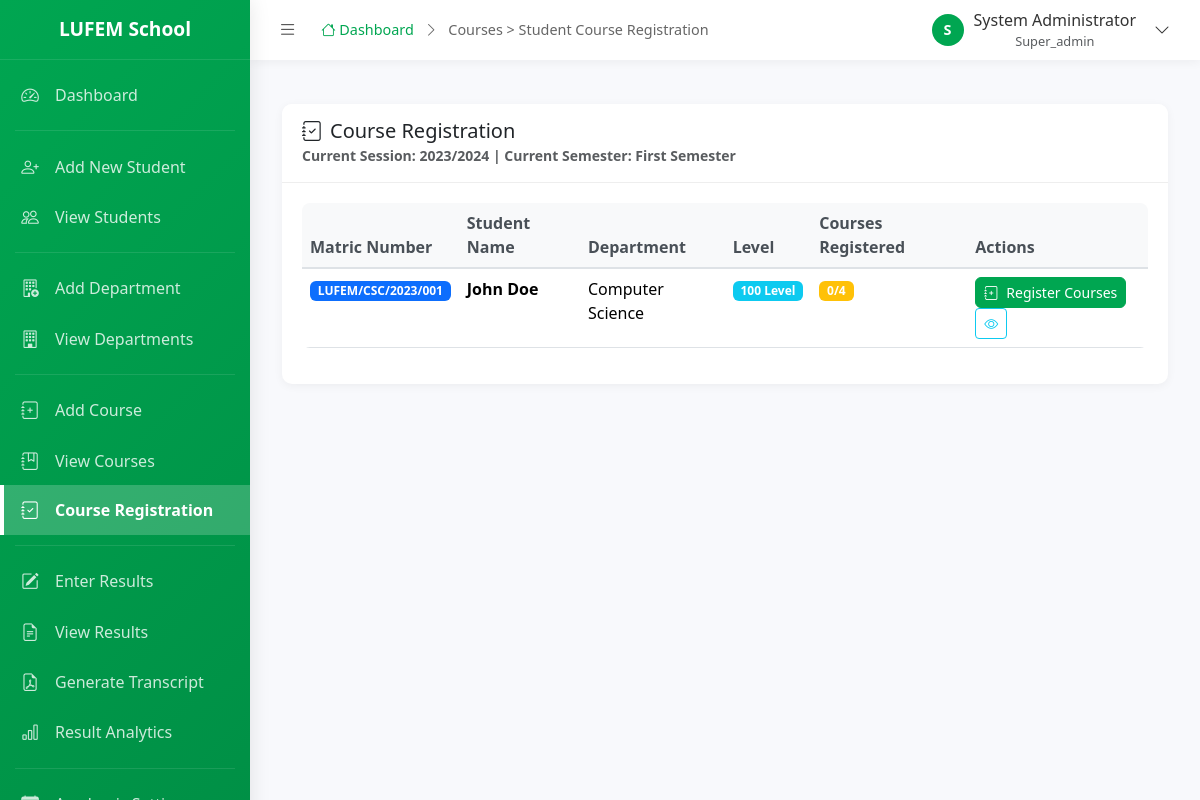
/admin/courses/registration.php (signed in), run on the app's committed database.
### tables this page shows
CREATE TABLE `institutions` (
  `institution_id` int(11) NOT NULL AUTO_INCREMENT,
  `institution_name` varchar(255) NOT NULL,
  `institution_code` varchar(20) NOT NULL,
  `address` text,
  `phone` varchar(20),
  `email` varchar(100),
  `website` varchar(100),
  `logo_path` varchar(255),
  `primary_color` varchar(7) DEFAULT '#00A651',
  `secondary_color` varchar(7) DEFAULT '#FFFFFF',
  `is_active` tinyint(1) DEFAULT 1,
  `created_at` timestamp NOT NULL DEFAULT CURRENT_TIMESTAMP,
  `updated_at` timestamp NOT NULL DEFAULT CURRENT_TIMESTAMP ON UPDATE CURRENT_TIMESTAMP,
  PRIMARY KEY (`institution_id`),
  UNIQUE KEY `institution_code` (`institution_code`)
);

CREATE TABLE `users` (
  `user_id` int(11) NOT NULL AUTO_INCREMENT,
  `institution_id` int(11) NOT NULL,
  `username` varchar(50) NOT NULL,
  `password` varchar(255) NOT NULL,
  `email` varchar(100),
  `full_name` varchar(255) NOT NULL,
  `role` enum('super_admin','admin','student') NOT NULL DEFAULT 'student',
  `is_active` tinyint(1) DEFAULT 1,
  `last_login` timestamp NULL DEFAULT NULL,
  `created_at` timestamp NOT NULL DEFAULT CURRENT_TIMESTAMP,
  `updated_at` timestamp NOT NULL DEFAULT CURRENT_TIMESTAMP ON UPDATE CURRENT_TIMESTAMP,
  PRIMARY KEY (`user_id`),
  UNIQUE KEY `username` (`username`),
  KEY `institution_id` (`institution_id`),
  FOREIGN KEY (`institution_id`) REFERENCES `institutions` (`institution_id`) ON DELETE CASCADE
);

CREATE TABLE `sessions` (
  `session_id` int(11) NOT NULL AUTO_INCREMENT,
  `institution_id` int(11) NOT NULL,
  `session_name` varchar(50) NOT NULL,
  `start_date` date NOT NULL,
  `end_date` date NOT NULL,
  `is_current` tinyint(1) DEFAULT 0,
  `is_active` tinyint(1) DEFAULT 1,
  `created_at` timestamp NOT NULL DEFAULT CURRENT_TIMESTAMP,
  PRIMARY KEY (`session_id`),
  KEY `institution_id` (`institution_id`),
  FOREIGN KEY (`institution_id`) REFERENCES `institutions` (`institution_id`) ON DELETE CASCADE
);

CREATE TABLE `semesters` (
  `semester_id` int(11) NOT NULL AUTO_INCREMENT,
  `institution_id` int(11) NOT NULL,
  `semester_name` varchar(50) NOT NULL,
  `semester_order` int(11) NOT NULL,
  `is_current` tinyint(1) DEFAULT 0,
  `is_active` tinyint(1) DEFAULT 1,
  `created_at` timestamp NOT NULL DEFAULT CURRENT_TIMESTAMP,
  PRIMARY KEY (`semester_id`),
  KEY `institution_id` (`institution_id`),
  FOREIGN KEY (`institution_id`) REFERENCES `institutions` (`institution_id`) ON DELETE CASCADE
);

CREATE TABLE `students` (
  `student_id` int(11) NOT NULL AUTO_INCREMENT,
  `institution_id` int(11) NOT NULL,
  `user_id` int(11),
  `matric_number` varchar(50) NOT NULL,
  `first_name` varchar(100) NOT NULL,
  `last_name` varchar(100) NOT NULL,
  `middle_name` varchar(100),
  `email` varchar(100),
  `phone` varchar(20),
  `date_of_birth` date,
  `gender` enum('Male','Female') NOT NULL,
  `address` text,
  `department_id` int(11) NOT NULL,
  `level_id` int(11) NOT NULL,
  `admission_session` varchar(20),
  `admission_date` date,
  `graduation_date` date,
  `status` enum('Active','Graduated','Suspended','Withdrawn') DEFAULT 'Active',
  `profile_picture` varchar(255),
  `created_at` timestamp NOT NULL DEFAULT CURRENT_TIMESTAMP,
  `updated_at` timestamp NOT NULL DEFAULT CURRENT_TIMESTAMP ON UPDATE CURRENT_TIMESTAMP,
  PRIMARY KEY (`student_id`),
  UNIQUE KEY `matric_number` (`matric_number`),
  KEY `institution_id` (`institution_id`),
  KEY `user_id` (`user_id`),
  KEY `department_id` (`department_id`),
  KEY `level_id` (`level_id`),
  FOREIGN KEY (`institution_id`) REFERENCES `institutions` (`institution_id`) ON DELETE CASCADE,
  FOREIGN KEY (`user_id`) REFERENCES `users` (`user_id`) ON DELETE SET NULL,
  FOREIGN KEY (`department_id`) REFERENCES `departments` (`department_id`) ON DELETE RESTRICT ON UPDATE CASCADE,
  FOREIGN KEY (`level_id`) REFERENCES `levels` (`level_id`) ON DELETE RESTRICT ON UPDATE CASCADE
);

CREATE TABLE `departments` (
  `department_id` int(11) NOT NULL AUTO_INCREMENT,
  `institution_id` int(11) NOT NULL,
  `department_name` varchar(255) NOT NULL,
  `department_code` varchar(20) NOT NULL,
  `hod_name` varchar(255),
  `description` text,
  `is_active` tinyint(1) DEFAULT 1,
  `created_at` timestamp NOT NULL DEFAULT CURRENT_TIMESTAMP,
  `updated_at` timestamp NOT NULL DEFAULT CURRENT_TIMESTAMP ON UPDATE CURRENT_TIMESTAMP,
  PRIMARY KEY (`department_id`),
  UNIQUE KEY `dept_code_institution` (`department_code`, `institution_id`),
  KEY `institution_id` (`institution_id`),
  FOREIGN KEY (`institution_id`) REFERENCES `institutions` (`institution_id`) ON DELETE CASCADE
);

CREATE TABLE `levels` (
  `level_id` int(11) NOT NULL AUTO_INCREMENT,
  `institution_id` int(11) NOT NULL,
  `level_name` varchar(50) NOT NULL,
  `level_order` int(11) NOT NULL,
  `description` text,
  `is_active` tinyint(1) DEFAULT 1,
  `created_at` timestamp NOT NULL DEFAULT CURRENT_TIMESTAMP,
  PRIMARY KEY (`level_id`),
  KEY `institution_id` (`institution_id`),
  FOREIGN KEY (`institution_id`) REFERENCES `institutions` (`institution_id`) ON DELETE CASCADE
);

### admin/courses/registration.php (the view, shortened to what the rows shown need)
<?php
require_once '../../includes/functions.php';
$db = new Database();
$institution_id = get_institution_id();
$current_session = get_current_session($institution_id);
$current_semester = get_current_semester($institution_id);
$db->query("SELECT s.student_id, s.matric_number, s.first_name, s.last_name,
            d.department_name, l.level_name,
            (SELECT COUNT(*) FROM course_registrations cr
             WHERE cr.student_id = s.student_id
             AND cr.session_id = :session_id
             AND cr.semester_id = :semester_id) as registered_courses,
            (SELECT COUNT(*) FROM courses c
             WHERE c.department_id = s.department_id
             AND c.is_active = 1) as available_courses
            FROM students s
            JOIN departments d ON s.department_id = d.department_id
            JOIN levels l ON s.level_id = l.level_id
            WHERE s.institution_id = :institution_id
            AND s.status = 'Active'
            ORDER BY s.matric_number");
$db->bind(':institution_id', $institution_id);
$db->bind(':session_id', $current_session['session_id']);
$db->bind(':semester_id', $current_semester['semester_id']);
$all_students = $db->resultSet();
include_once '../includes/header.php';
?>
<div class="container-fluid py-4">
    <div class="row">
        <div class="col-12">
            <div class="card">
                <div class="card-header">
                    <small class="text-muted">
                        Current Session: <strong><?php echo $current_session['session_name']; ?></strong> |
                        Current Semester: <strong><?php echo $current_semester['semester_name']; ?></strong>
                    </small>
                </div>
                <div class="card-body">
                    <?php if (empty($all_students)): ?>
                        <div class="text-center py-5">
                            <i class="bi bi-people display-1 text-muted"></i>
                            <h4 class="text-muted mt-3">No Students Found</h4>
                            <p class="text-muted">No active students found in the system.</p>
                            <a href="../students/add.php" class="btn btn-primary">
                                <i class="bi bi-person-plus me-2"></i>Add New Student
                            </a>
                        </div>
                    <?php else: ?>
                        <div class="table-responsive">
                            <table class="table table-hover">
                                <thead class="table-light">
                                    <tr>
                                        <th>Matric Number</th>
                                        <th>Student Name</th>
                                        <th>Department</th>
                                        <th>Level</th>
                                        <th>Courses Registered</th>
                                        <th>Actions</th>
                                    </tr>
                                </thead>
                                <tbody>
                                    <?php foreach ($all_students as $student): ?>
                                        <tr>
                                            <td>
                                                <span class="badge bg-primary"><?php echo htmlspecialchars($student['matric_number']); ?></span>
                                            </td>
                                            <td>
                                                <strong><?php echo htmlspecialchars($student['first_name'] . ' ' . $student['last_name']); ?></strong>
                                            </td>
                                            <td><?php echo htmlspecialchars($student['department_name']); ?></td>
                                            <td>
                                                <span class="badge bg-info"><?php echo htmlspecialchars($student['level_name']); ?></span>
                                            </td>
                                            <td>
                                                <span class="badge bg-<?php echo $student['registered_courses'] > 0 ? 'success' : 'warning'; ?>">
                                                    <?php echo $student['registered_courses']; ?>/<?php echo $student['available_courses']; ?>
                                                </span>
                                            </td>
                                            <td>
                                                <button class="btn btn-primary btn-sm"
                                                        onclick="registerCourses(<?php echo $student['student_id']; ?>, '<?php echo htmlspecialchars($student['first_name'] . ' ' . $student['last_name']); ?>')">
                                                    <i class="bi bi-journal-plus me-2"></i>Register Courses
                                                </button>
                                                <a href="../students/view.php?id=<?php echo $student['student_id']; ?>"
                                                   class="btn btn-outline-info btn-sm">
                                                    <i class="bi bi-eye"></i>
                                                </a>
                                            </td>
                                        </tr>
                                    <?php endforeach; ?>
                                </tbody>
                            </table>
                        </div>
                    <?php endif; ?>
                </div>
            </div>
        </div>
    </div>
</div>
<?php include_once '../includes/footer.php'; ?>

### admin/includes/header.php (shortened to what the rows shown need)
<?php
$user_id = get_user_id();
$db = new Database();
$db->query("SELECT * FROM users WHERE user_id = :user_id");
$db->bind(':user_id', $user_id);
$user = $db->single();
$institution_id = get_institution_id();
$db->query("SELECT * FROM institutions WHERE institution_id = :institution_id");
$db->bind(':institution_id', $institution_id);
$institution = $db->single();
?>
<!DOCTYPE html>
<html lang="en">
<head>
    <link href="https://cdn.jsdelivr.net/npm/bootstrap@5.3.3/dist/css/bootstrap.min.css" rel="stylesheet">
    <link href="https://cdn.jsdelivr.net/npm/bootstrap-icons@1.11.1/font/bootstrap-icons.css" rel="stylesheet">
</head>
<body>
    <div id="sidebar-wrapper">
        <div class="sidebar-heading">
            <span class="school-name"><?php echo $institution['institution_name'] ?? 'LUFEM School'; ?></span>
        </div>
    </div>
    <div id="page-content-wrapper">
        <div class="topbar">
            <div class="user-dropdown">
                <button class="user-dropdown-toggle" id="userDropdownToggle">
                    <div class="user-avatar">
                        <?php echo strtoupper(substr($user['full_name'], 0, 1)); ?>
                    </div>
                    <div class="user-info d-none d-md-block">
                        <div class="user-name"><?php echo $user['full_name']; ?></div>
                        <div class="user-role text-muted" style="font-size: 0.8rem;"><?php echo ucfirst($user['role']); ?></div>
                    </div>
                    <i class="bi bi-chevron-down ms-2"></i>
                </button>
            </div>
        </div>
        <div class="main-content">

### data on the page
institutions: institution_name "LUFEM School"
users: full_name "S", full_name "System Administrator", role "Super_admin"
sessions: session_name "2023/2024"
semesters: semester_name "First Semester"
students: matric_number "LUFEM/CSC/2023/001", first_name+last_name "John Doe", department.department_name "Computer Science", level.level_name "100 Level", registered_courses "0", available_courses "4"

### other printed values
$breadcrumb "Courses > Student Course Registration"
